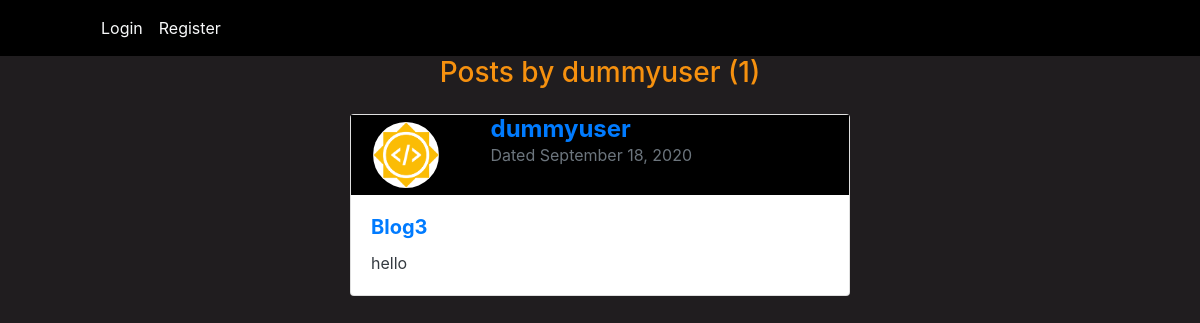
/blog/user/dummyuser, run on an earlier commit of the app's database.
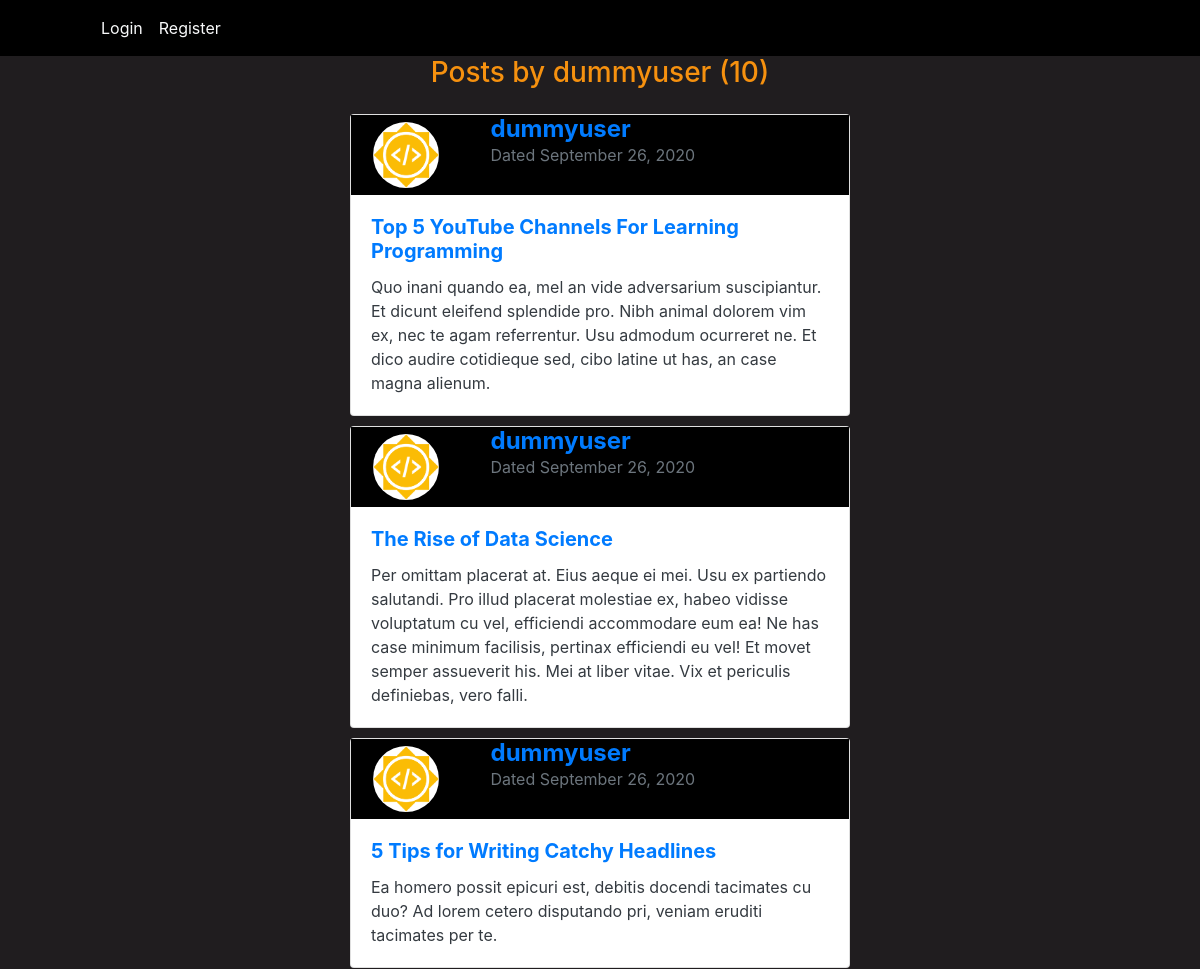
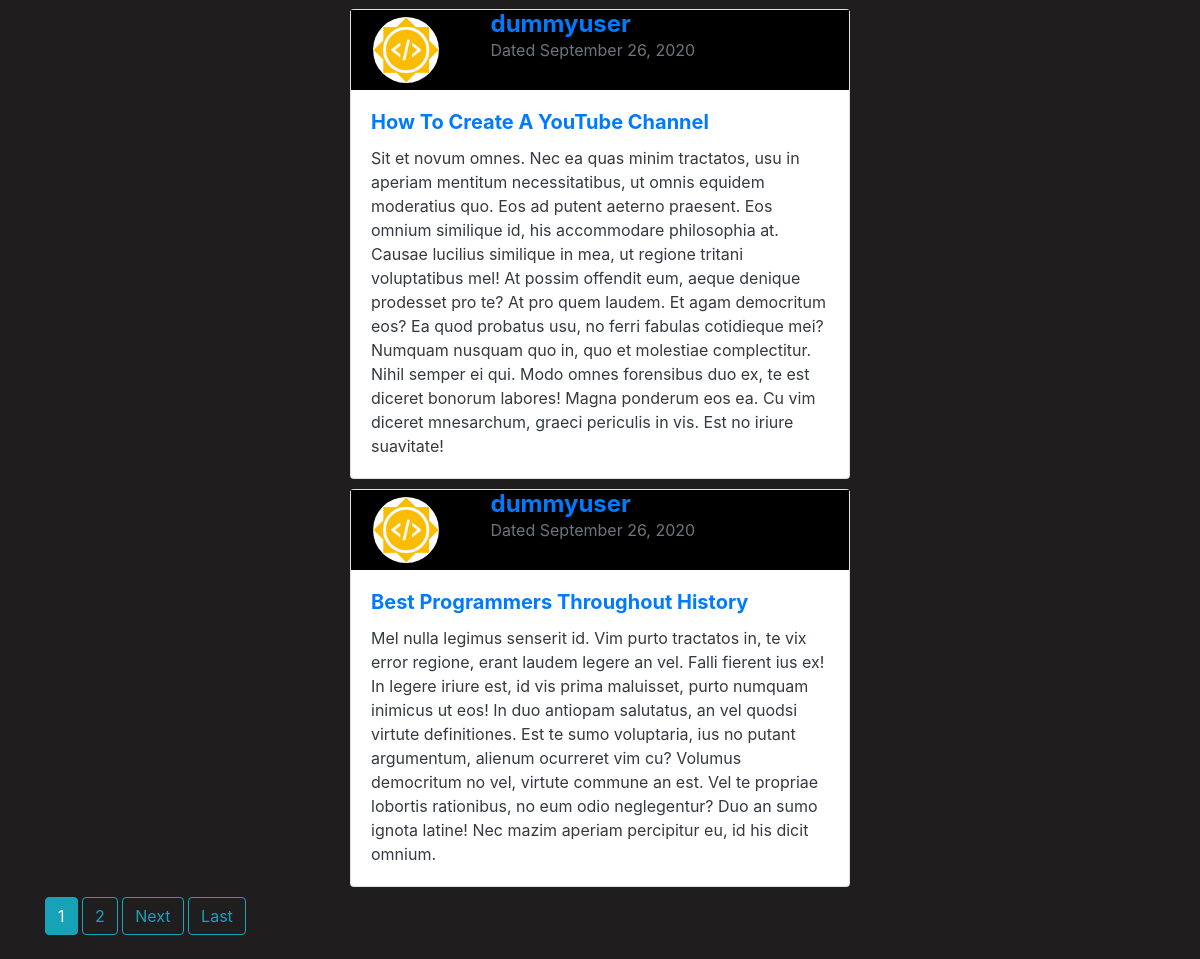
And on a later commit of the database (2 pictures, top to bottom).
### blog/models.py (models this page shows, shortened)
class Post(models.Model):
    title = models.CharField(max_length=100)
    content = models.TextField()
    date = models.DateTimeField(auto_now_add=True)
    author = models.ForeignKey(User,on_delete=models.CASCADE)

### users/models.py (models this page shows, shortened)
class Profile(models.Model):
    user = models.OneToOneField(User,on_delete=models.CASCADE)
    image = models.ImageField(default="default.png",upload_to="profile_pics")
    bio = models.TextField()

### blog/views.py (the view)
# urls.py: path('user/<str:username>',UserPostListView.as_view(),name='user_posts'),
class UserPostListView(ListView):
    model = Post
    template_name = 'blog/user_posts.html'
    context_object_name = 'posts'
    paginate_by = 5
    def get_queryset(self):
        user = get_object_or_404(User,username=self.kwargs.get('username'))
        return Post.objects.filter(author=user).order_by('-date')

### blog/templates/blog/user_posts.html (shortened to what this page needs)
{% extends "blog/base.html" %}
{% block body1 %}
    <h3 class="mb-4" style="text-align: center;">Posts by {{view.kwargs.username}} ({{page_obj.paginator.count}})</h3>
    {% for post in posts %}
        <div style="margin:10px;padding:auto;">
            <div class="card mx-auto"  style="width:500px">
                <div class="container">
                    <div class="row">
                    <div class="col-sm-3" style="background-color:black;">
                        <img class="card-img-top rounded-circle"  style="border-radius: 50%; height:80px; width:80px;padding:7px" src="{{post.author.profile.image.url}}" alt="Card image"/>
                    </div>
                    <div class="col-sm-9" style="background-color:black;">
                        <p>
                            <span class="h4 font-weight-bold">
                                <a href="{% url 'user_posts' post.author.username %}">{{post.author}}</a>
                            </span><br>
                            <span class = "text-muted">Dated {{post.date|date:"F d, Y"}}</span>
                        </p>
                    </div>
                    </div>
                </div>
                <div class="card-body text-dark">
                    {% if post.title %}
                        <div class="card-title h5 font-weight-bold">
                            <a href="{% url 'post_detail' post.id %}">{{post.title}}</a></div>
                    {% endif %}
                    <p class="card-text">
                        {{post.content}}
                    </p>
                </div>
            </div>
        </div>
    {% endfor %}
    {% if is_paginated %}
        {% for num in page_obj.paginator.page_range %}
            {% if page_obj.number == num %}
                <a class="btn btn-info mb-4" href="?page={{num}}">{{num}}</a>
            {% elif num > page_obj.number|add:'-3' and  num < page_obj.number|add:'3' %}
                <a class="btn btn-outline-info mb-4" href="?page={{num}}">{{num}}</a>
            {% endif %}
        {% endfor %}
        {% if page_obj.has_next %}
            <a class="btn btn-outline-info mb-4" href="?page={{page_obj.next_page_number}}">Next</a>
            <a class="btn btn-outline-info mb-4" href="?page={{page_obj.paginator.num_pages}}">Last</a>
        {% endif %}
    {% endif %}
{% endblock body1 %}

What changed in the data, as far as the page shows it:
no longer on this page (row unchanged): Post: author.profile.image (picture), author "dummyuser", date "September 18, 2020", title "Blog3", content "hello"
added Post: author.profile.image (picture), author "dummyuser", date "September 26, 2020", title "Top 5 YouTube Channels For Learning Programming", content "Quo inani quando ea, mel an vide adversarium suscipiantur. Et dicunt eleifend splendide pro. Nibh animal dolorem vim ex, nec te agam referrentur. Usu admodum ocurreret ne. Et dico audire cotidieque sed, cibo latine ut has, an case magna alienum."
added Post: author.profile.image (picture), author "dummyuser", date "September 26, 2020", title "The Rise of Data Science", content "Per omittam placerat at. Eius aeque ei mei. Usu ex partiendo salutandi. Pro illud placerat molestiae ex, habeo vidisse voluptatum cu vel, efficiendi accommodare eum ea! Ne has case minimum facilisis, pertinax efficiendi eu vel! Et movet semper assueverit his. Mei at liber vitae. Vix et periculis definiebas, vero falli."
added Post: author.profile.image (picture), author "dummyuser", date "September 26, 2020", title "5 Tips for Writing Catchy Headlines", content "Ea homero possit epicuri est, debitis docendi tacimates cu duo? Ad lorem cetero disputando pri, veniam eruditi tacimates per te."
added Post: author.profile.image (picture), author "dummyuser", date "September 26, 2020", title "How To Create A YouTube Channel", content "Sit et novum omnes. Nec ea quas minim tractatos, usu in aperiam mentitum necessitatibus, ut omnis equidem moderatius quo. Eos ad putent aeterno praesent. Eos omnium similique id, his accommodare philosophia at. Causae lucilius similique in mea, ut regione tritani voluptatibus mel! At possim offendit eum, aeque denique prodesset pro te? At pro quem laudem. Et agam democritum eos? Ea quod probatus usu, no ferri fabulas cotidieque mei? Numquam nusquam quo in, quo et molestiae complectitur. Nihil semper ei qui. Modo omnes forensibus duo ex, te est diceret bonorum labores! Magna ponderum eos ea. Cu vim diceret mnesarchum, graeci periculis in vis. Est no iriure suavitate!"
added Post: author.profile.image (picture), author "dummyuser", date "September 26, 2020", title "Best Programmers Throughout History", content "Mel nulla legimus senserit id. Vim purto tractatos in, te vix error regione, erant laudem legere an vel. Falli fierent ius ex! In legere iriure est, id vis prima maluisset, purto numquam inimicus ut eos! In duo antiopam salutatus, an vel quodsi virtute definitiones. Est te sumo voluptaria, ius no putant argumentum, alienum ocurreret vim cu? Volumus democritum no vel, virtute commune an est. Vel te propriae lobortis rationibus, no eum odio neglegentur? Duo an sumo ignota latine! Nec mazim aperiam percipitur eu, id his dicit omnium."
Also different on the page:
{{ page_obj.paginator.count }}: "1" → "10"
new list line: "1"
new list line: "2"
text now shown: "Next Last"
